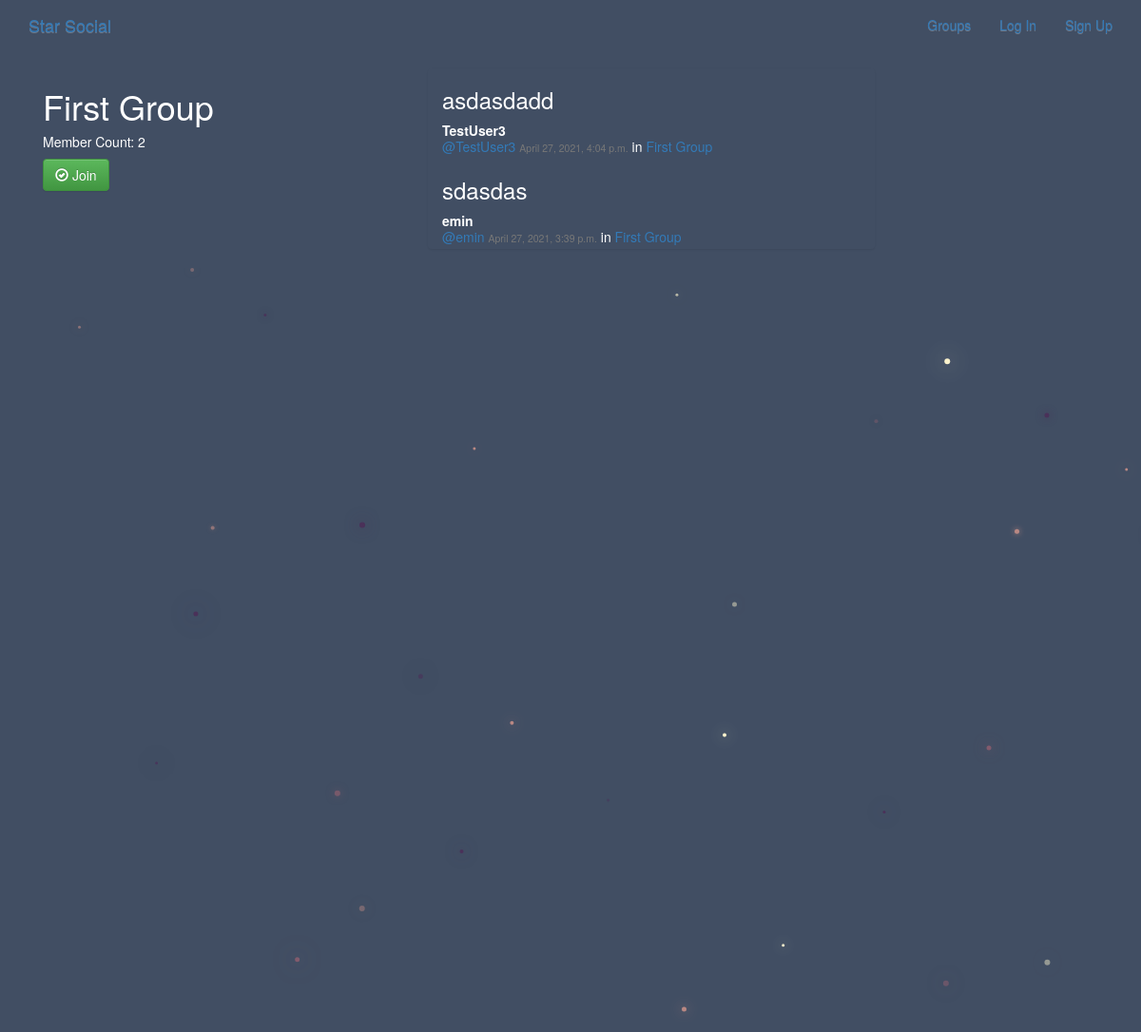
The app's page /groups/posts/in/first-group/ with its own data.
### groups/models.py (models this page shows, shortened)
class Group(models.Model):
    name = models.CharField(max_length=255,unique=True)
    slug = models.SlugField(allow_unicode=True,unique=True)
    description = models.TextField(blank=True,default="")
    description_html = models.TextField(editable=False,default="",blank=True)
    members= models.ManyToManyField(User,through="GroupMember")
    class Meta():
        ordering = ["name"]

### posts/models.py (models this page shows, shortened)
class Post(models.Model):
    user = models.ForeignKey(User,related_name="posts",on_delete=models.CASCADE)
    created_at = models.DateTimeField(auto_now=True)
    message = models.TextField()
    message_html = models.TextField(editable=False)
    group = models.ForeignKey(Group, related_name="posts",null=True,blank=True,on_delete=models.CASCADE)
    class Meta():
        ordering = ["-created_at"]
        unique_together = ["user","message"]

### groups/views.py (the view)
# urls.py: url(r"^posts/in/(?P<slug>[-\w]+)/$",views.SingleGroup.as_view(),name="single"),
class SingleGroup(generic.DetailView):
    model = Group

### groups/templates/groups/group_detail.html
{% extends "groups/group_base.html" %}
{% block pregroup %}
<div class="col-md-4">
	<div class="content">
<h1>{{group.name}}</h1>
<h5> Member Count: {{group.members.count}}</h5>
				{% if user in group.members.all %}
          <a class="btn btn-default" href="{%url 'posts:create' %}">New Post</a>
					<a href="{% url 'groups:leave' slug=group.slug %}" class="btn  btn-fill btn-danger"><span class="glyphicon glyphicon-remove-circle"></span> Leave</a>
				{% else %}
					<a href="{% url 'groups:join' slug=group.slug %}" class="btn btn-fill btn-success"><span class="glyphicon glyphicon-ok-circle"></span> Join</a>
        {% endif %}
</div>
</div>
{% endblock %}
{% block group_content %}
  <div class="col-md-8">
  	{% if group.posts.count == 0 %}
  	<h2>No posts in this group yet!</h2>
  </div>
  	{% else %}
    <div class="col-md-8">
      	<div class="list-group">
  		      {% for post in group.posts.all %}
			         <div class="list-group-item-text container-fluid">
                  {% include "posts/_post.html"%}
               </div>
  		      {% endfor %}
       </div>
    </div>
  	{% endif %}
{% endblock %}

### posts/templates/posts/_post.html (shortened to what this page needs)
<div class="post media">
	<h3 >{{ post.message_html|safe }}</h3>
	<div class="media-body">
		<strong>{{ post.user.username }}</strong>
		<h5 class="media-heading">
			<span class="username"><a href="{% url 'posts:for_user' username=post.user.username %}">@{{ post.user.username }}</a></span>
			<time class="time small">{{ post.created_at }}</time>
			{% if post.group %}
			<span class="group-name">in <a href="{%url 'groups:single' slug=group.slug%}">{{ post.group.name }}</a></span>
			{% endif %}
		</h5>
	</div>
</div>

### static/simplesocial/css/master.css (style rules this page uses)
body { margin: 0; overflow: hidden; background-color: #414e63; color:white; }

### records on screen
Group: name "First Group", members.count "2"
Post: message_html "asdasdadd", user.username "TestUser3", created_at "April 27, 2021, 4:04 p.m.", group.name "First Group"
Post: message_html "sdasdas", user.username "emin", created_at "April 27, 2021, 3:39 p.m.", group.name "First Group"
